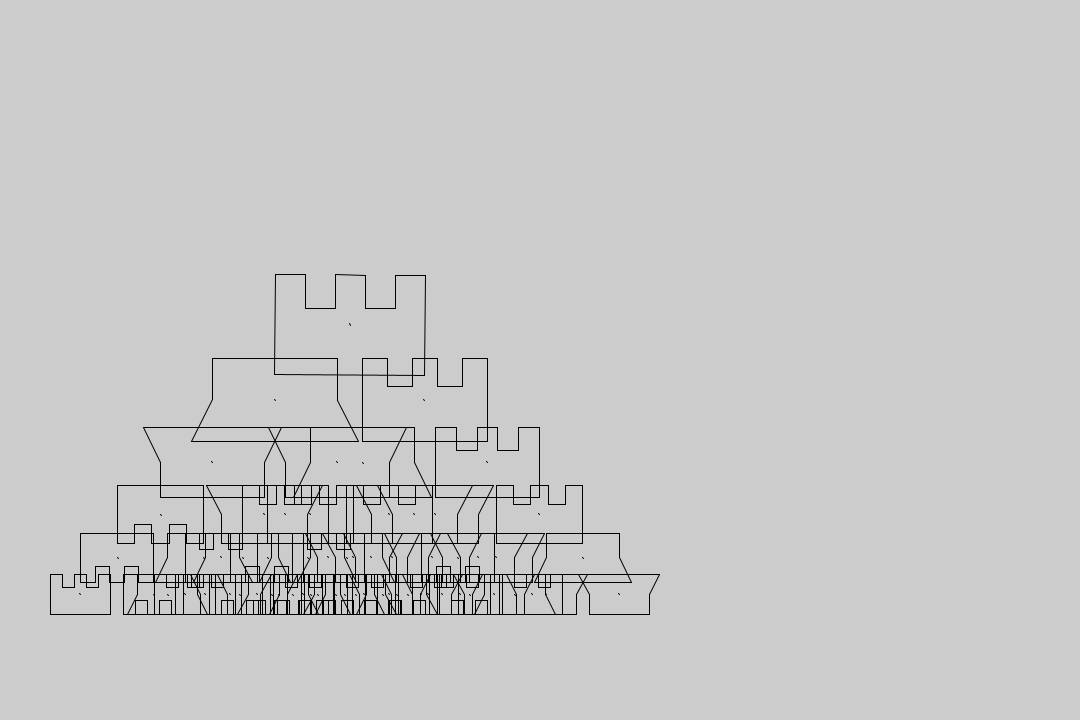
Frame 1 (no input)
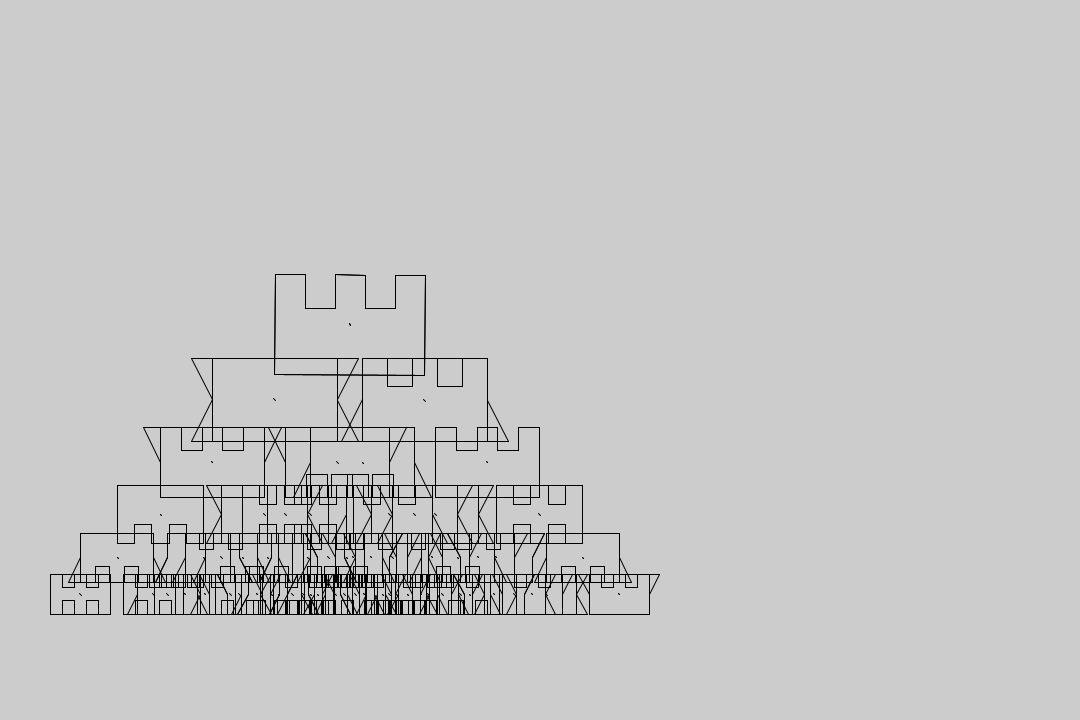
Frame 2 (the mouse pressed at the canvas centre, redrawn once)

The Processing sketch that drew these frames (run headless with seeded random() and noise(); the mouse was pressed at the canvas centre and the sketch redrawn once):

// Processing sketch: castleTestingUpdated
// ── castleTestingUpdated.pde
int sizeX = 1080; 
int sizeY = 720;

//possible rotation values of the shapes
//float[] rotations = {0, PI/2, PI, 2*PI};
float[] rotations = {0, PI};                    //right now I have all the shapes staying the same rotation or upside down

public void settings() {
  size(sizeX, sizeY);
}
void setup() {
  stroke(0); 
  frameRate(10); 
}

//DO NOT USE scale(), ALWAYS SCALE BY CHANGING SIZE INPUTTED INTO FUNCTION
void draw(){
  
  pushMatrix();
  translate(350, 325);
  rotate(PI);              //flips the shape
  //rotate(0);
  //drawPawn1(50, 0);
  drawKing(50, 0);        //base case -- could be anything
  recShape(50, 5, HALF_PI);
  popMatrix();
  
  noLoop();
  
}

//this function draws the basic pawn1 shape around the origin, allowing it to be rotated at any location when using translate and rotate in draw()
void drawPawn1(float size, float rotation){
  pushMatrix();
  rotate(rotation);
  line(size-size, size-size, size-size+1, size-size+1); //draw a dot in the center of the object to track origin
  
  line((size-size), size, (size*2), size); //using (size-size) instead of 0 just in case 0 messes up some weird rotate function in some way
  line((size*2), size, (size*2 - size/2), (size-size));
  
  line((size-size), size, -(size*2), size);
  line(-(size*2), size, -(size*2 - size/2), (size-size));
  
  line(-(size*2 - size/2), -size, -(size*2 - size/2), (size-size));
  line((size*2 - size/2), -size, (size*2 - size/2), (size-size));
  
  line((size*2 - size/2), -size, -(size*2 - size/2), -size);
  popMatrix();
}

void drawKing(float size, float rotation){
  pushMatrix();
  rotate(rotation);
  float fifthWidth = ((size*2 - size/2) + (size*2 - size/2)) / 5;
  float prongHeight = size - (2 * size / 3);
  
  line(size-size, size-size, size-size+1, size-size+1); //draw a dot in the center of the object to track origin
  
  //prong lines
  line((size*2 - size/2) - (fifthWidth * 4), size, (size*2 - size/2) - (fifthWidth * 5), size);
  line((size*2 - size/2) - (fifthWidth * 4), prongHeight, (size*2 - size/2) - (fifthWidth * 4), size);
  line((size*2 - size/2) - (fifthWidth * 3), prongHeight, (size*2 - size/2) - (fifthWidth * 4), prongHeight);
  line((size*2 - size/2) - (fifthWidth * 3), size, (size*2 - size/2) - (fifthWidth * 3), prongHeight);
  line((size*2 - size/2) - (fifthWidth * 2), size, (size*2 - size/2) - (fifthWidth * 3), size);
  line((size*2 - size/2) - (fifthWidth * 2), prongHeight, (size*2 - size/2) - (fifthWidth * 2), size);
  line((size*2 - size/2) - fifthWidth, prongHeight, (size*2 - size/2) - (fifthWidth * 2), prongHeight); 
  line((size*2 - size/2) - fifthWidth, size, (size*2 - size/2) - fifthWidth, prongHeight); 
  line((size*2 - size/2), size, (size*2 - size/2) - fifthWidth, size);
  
  line(-(size*2 - size/2), -size, -(size*2 - size/2), size);  //vertical lines of base
  line((size*2 - size/2), -size, (size*2 - size/2), size);  //vertical lines of base
  
  line((size*2 - size/2), -size, -(size*2 - size/2), -size);  //bottom line of base
  popMatrix();
}

// draw the shape recursively, currently only using drawPawn1 and drawKing
// 
// random rotation implemented right now it only does normal orientation (rot 0) and upside down (rot PI)
//      * rotation can be changed by adding/removing values from the rotations[] list (global).
//      * we can go back to the original rotation method by uncommenting what I labeled as original code for rotation
//        and commenting out what I have for the rotation
//
//      * rotation parameter in recShape() is obsolete unless we are using the original rotation method
//
// random shape -- 0 is pawn1 and 1 is king 
//      * more can be added by adding an additional if else statement for each branch, 
//        and adding to the shapeTypeCount
//       
void recShape(float size, float recLevel, float rotation){
  float rateOfSize = 1.2;   //number size is divided by -- variable for easier updating
  
  //declaring random values
  int randomShapeVal;       
  int randomRotVal;
  
  int shapeTypeCount = 2;      // number of shapes, just makes it easier to only have to change one number when we add things
  
  //this stops the recursion -- once recLevel reaches 0
  if(recLevel > 0){
    
   //------- first branch --------
    pushMatrix();
    //translate(-(size*1.5), -size+(size/2));      //location of shape
    translate(-(size*1.5), -2*size+(size/2));      //location of shape -- more space between levels
    
    //value determines random shape
    randomShapeVal = int(random(0, shapeTypeCount));
    
    //value determines random rotation
    randomRotVal = int(random(0, rotations.length));      //rotations[randomRotVal]
    
    //logic for which value draws which shape
    if (randomShapeVal == 0) {
      //drawPawn1(size/rateOfSize, rotation/2);                //original line of code for rotation
      drawPawn1(size/rateOfSize, rotations[randomRotVal]);     //with random rotation
      
    } else if (randomShapeVal == 1) {
      //drawKing(size/rateOfSize, rotation/2);                 //original line of code for rotation
      drawKing(size/rateOfSize, rotations[randomRotVal]);      //with random rotation
    }
    
    recShape(size/rateOfSize, recLevel-1, rotation/2);    //***recursive call
    popMatrix();
    
    
    //------- second branch -------
    pushMatrix();
    //translate(size*1.5, -size+(size/2));
    translate(size*1.5, -2*size+(size/2));                   //location of shape -- more space between levels in the y
    
    //value determines random shape
    randomShapeVal = int(random(0,2));
    
    //value determines random rotation
    randomRotVal = int(random(0, rotations.length));
    
    //logic for which value draws which shape
    if (randomShapeVal == 0) {
      //drawPawn1(size/rateOfSize, -rotation/2);              //original line of code for rotation
      drawPawn1(size/rateOfSize, rotations[randomRotVal]);    //with random rotation
      
    } else if (randomShapeVal == 1) {
      //drawKing(size/rateOfSize, -rotation/2);               //original line of code for rotation
      drawKing(size/rateOfSize, rotations[randomRotVal]);     //with random rotation
    }
    
    recShape(size/rateOfSize, recLevel-1, -rotation/2);        //***recursive call
    popMatrix();
  }
  
}
